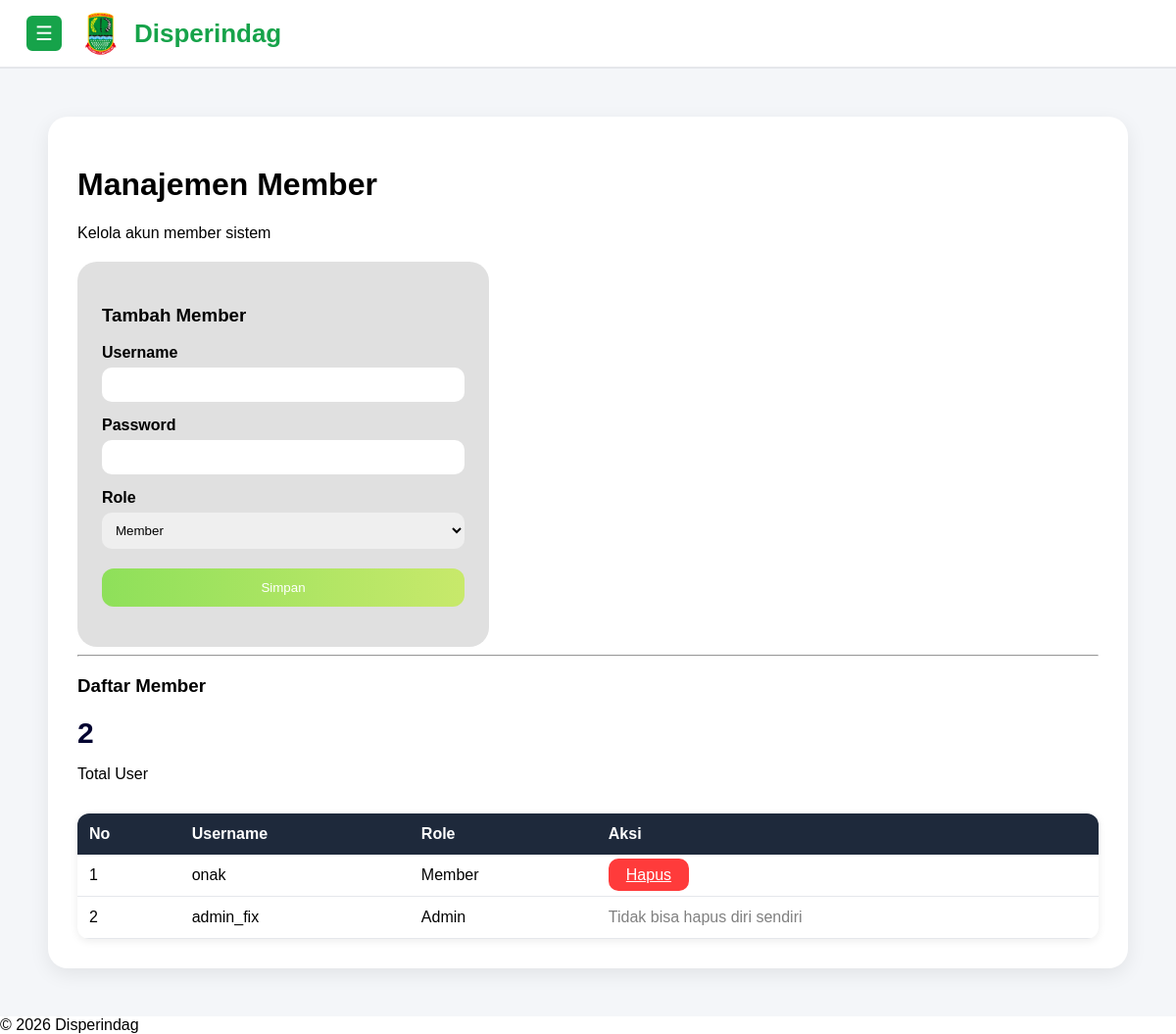
Screenshot of /member/member.php (signed in) with the database file from the repository.
### tables this page shows
CREATE TABLE `users` (
  `id` int NOT NULL,
  `username` varchar(50) NOT NULL,
  `password` varchar(255) NOT NULL,
  `role` enum('admin','member') NOT NULL,
  `created_at` timestamp NULL DEFAULT CURRENT_TIMESTAMP
);

### member/member.php (the view, shortened to what this page needs)
<?php
require_once '../config/database.php';
$q_member = mysqli_query($conn, "SELECT * FROM users ORDER BY id DESC");
    $total_user = mysqli_num_rows(mysqli_query($conn, "SELECT id FROM users"));
?>
<div class="layout">
    <div style="flex:1; display:flex; flex-direction:column;">
        <?php require_once '../includes/header.php'; ?>
        <div class="content">
            <div class="container">
                <h1>Manajemen Member</h1>
                <p class="subtitle">Kelola akun member sistem</p>
                <div class="form-box">
                    <h3>Tambah Member</h3>
                    <form action="member_process.php" method="POST">
                        <div class="form-group">
                            <label>Username</label>
                            <input type="text" name="username" required>
                        </div>
                        <div class="form-group">
                            <label>Password</label>
                            <input type="password" name="password" required>
                        </div>
                        <div class="form-group">
                            <label>Role</label>
                            <select name="role" required>
                                <option value="member">Member</option>
                            </select>
                        </div>
                        <button type="submit" class="btn-save">Simpan</button>
                    </form>
                </div>
                <hr class="divider">
                <h3>Daftar Member</h3>
                <div class="statistik">
                    <div class="stat-card">
                    <h2><?= $total_user ?></h2>
                    <p>Total User</p>
                </div>
                </div>
                <table class="member-table">
    <tr>
        <th>No</th>
        <th>Username</th>
        <th>Role</th>
        <th>Aksi</th>
    </tr>
    <?php $no = 1; while($m = mysqli_fetch_assoc($q_member)) { ?>
    <tr>
        <td><?= $no ?></td>
        <td><?= $m['username'] ?></td>
        <td>
            <?php if ($m['role'] == 'admin') { ?>
                <span class="role-admin">Admin</span>
            <?php } else { ?>
                <span class="role-member">Member</span>
            <?php } ?>
        </td>
        <td>
            <?php if ($m['id'] != $_SESSION['id']) { ?>
                <a href="delete_member.php?id=<?= $m['id'] ?>"
                   class="btn-delete"
                   onclick="return confirm('Yakin ingin menghapus user ini?')">
                   Hapus
                </a>
            <?php } else { ?>
                <span style="color:gray;">Tidak bisa hapus diri sendiri</span>
            <?php } ?>
        </td>
    </tr>
    <?php $no++; } ?>
</table>
            </div>
        </div>
    </div>
</div>
<?php require_once '../includes/footer.php'; ?>

### assets/css/style.css (style rules this page uses)
:root { --primary: #020330; --primary-gradient: linear-gradient(to right, #8ee05a, #c8e96b); --green: #16a34a; --bg: #ffffff; --soft: #e0e0e0; --gray-border: #e5e7eb; }
* { box-sizing: border-box; }
body { margin: 0; font-family: Arial, Helvetica, sans-serif; background: var(--bg); }
.container { background: #ffffff; padding: 30px; margin: 19px; border-radius: 20px; box-shadow: 0 6px 20px rgba(0, 0, 0, 0.08); min-height: calc(100vh - 140px); }
.content { margin-top: 70px; margin-left: 0; padding: 30px; min-height: calc(100vh - 70px); background: #f4f6f9; transition: margin-left 0.3s ease; }
.statistik { display: flex; gap: 20px; flex-wrap: wrap; margin-top: 20px; }
.stat-card h2 { margin: 0; font-size: 30px; color: var(--primary); }
.form-box { width: 420px; background: var(--soft); padding: 25px; border-radius: 20px; margin-top: 20px; position: relative; }
.form-group { margin-top: 15px; }
.form-group label { font-weight: bold; margin-bottom: 6px; display: block; }
.form-group input, .form-group select { width: 100%; padding: 10px; border-radius: 10px; border: none; }
.btn-save { margin-top: 20px; width: 100%; padding: 12px; border-radius: 12px; border: none; background: var(--primary-gradient); color: white; cursor: pointer; }
.member-table { width: 100%; border-collapse: collapse; background: #ffffff; margin-top: 15px; border-radius: 12px; overflow: hidden; box-shadow: 0 2px 8px rgba(0, 0, 0, 0.08); }
.member-table th { background: #1e293b; color: #ffffff; padding: 12px; text-align: left; }
.member-table td { padding: 12px; border-bottom: 1px solid var(--gray-border); }
.btn-delete { background: #ff3b3b; color: white; padding: 8px 18px; border-radius: 10px; border: none; cursor: pointer; }

### rows the page displays
users: username "onak", role "Member"
users: username "admin_fix", role "Admin", shows "Tidak bisa hapus diri sendiri"

### other values shown
$total_user "2"
